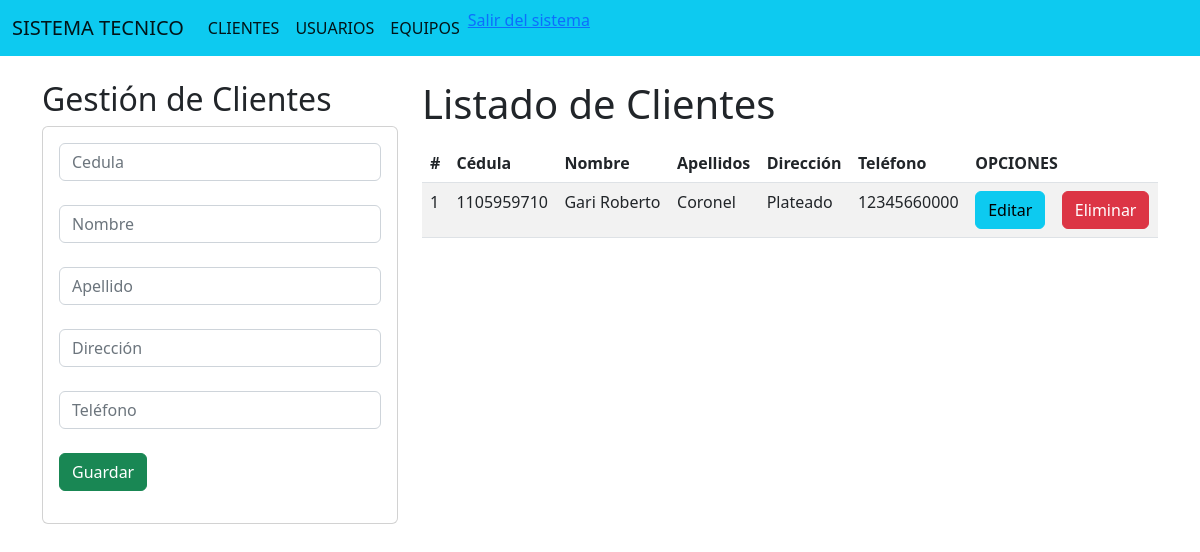
The page / on the database its author committed.
### Apps/Aplicaciones/models.py (models this page shows, shortened)
class Cliente(models.Model):
    cedula = models.CharField(max_length=11)
    nombre= models.CharField(max_length=50)
    apellido= models.CharField(max_length=50)
    direccion= models.CharField(max_length=50)
    telefono = models.CharField(max_length=50)

### Apps/Aplicaciones/views.py (the view)
# urls.py: path('', views.home),
def home(request):
    usuarioLista = Cliente.objects.all()
    return render(request, "cliente.html", {"cliente":usuarioLista})

### Apps/Aplicaciones/templates/cliente.html (shortened to what this page needs)
{% extends "./plantilla.html" %}
{% block body %}
<div class="row">
    <div class="col-sm-12 col-md-6 col-lg-4 col-xl-4" >
        <br>
        <h2>Gestión de Clientes</h2>
        <div class="card">
            <div class="card-body">
                <form action="/registrarCliente/" method="POST">{% csrf_token %}
                    <div class="form-group">
                        <input type="text" id="txtCedula" name="txtCedula" class="form-control" placeholder="Cedula"
                            minlength="11" maxlength="11" required>
                    </div>
                    <br>
                    <div class="form-group">
                        <input type="text" id="txtNombre" name="txtNombre" class="form-control" placeholder="Nombre"
                            maxlength="50" required>
                    </div>
                    <br>
                    <div class="form-group">
                        <input type="text" id="txtApellido" name="txtApellido" class="form-control" placeholder="Apellido"
                            maxlength="50" required>
                    </div>
                    <br>
                    <div class="form-group">
                        <input type="text" id="txtDireccion" name="txtDireccion" class="form-control" placeholder="Dirección"
                            maxlength="50" required>
                    </div>
                    <br>
                    <div class="form-group">
                        <input type="text" id="txtTelefono" name="txtTelefono" class="form-control" placeholder="Teléfono"
                            maxlength="50" required>
                    </div>
                    <br>
                    <div class="form-group">
                        <button type="submit" class="btn btn-success btn-block text-white">Guardar</button>
                    </div>
                </form>
            </div>
        </div>
    </div>
    <div class="col-sm-12 col-md-6 col-lg-8 col-xl-8">
        <br>
        <h1>Listado de Clientes</h1>
        <div class="table-responsive py-2">
            <table class="table table-striped">
                <thead>
                    <tr>
                        <th>#</th>
                        <th>Cédula</th>
                        <th>Nombre</th>
                        <th>Apellidos</th>
                        <th>Dirección</th>
                        <th>Teléfono</th>
                        <th colspan="2">OPCIONES</th>
                    </tr>
                </thead>
                <tbody>
                    {% for c in cliente %}
                    <tr>
                        <td>{{forloop.counter}}</td>
                        <td>{{c.cedula}}</td>
                        <td>{{c.nombre}}</td>
                        <td>{{c.apellido}}</td>
                        <td>{{c.direccion}}</td>
                        <td>{{c.telefono}}</td>
                        <td><a href="edicionCliente/{{c.cedula}}" class="btn btn-info">Editar</a></td>
                        <td><a href="eliminarCliente/{{c.cedula}}" class="btn btn-danger btnEliminacion">Eliminar</a></td>
                    </tr>
                    {% endfor %}
                </tbody>
            </table>
        </div>
    </div>
</div>
{% endblock %}

### rows shown on the page
Cliente: cedula "1105959710", nombre "Gari Roberto", apellido "Coronel", direccion "Plateado", telefono "12345660000"
